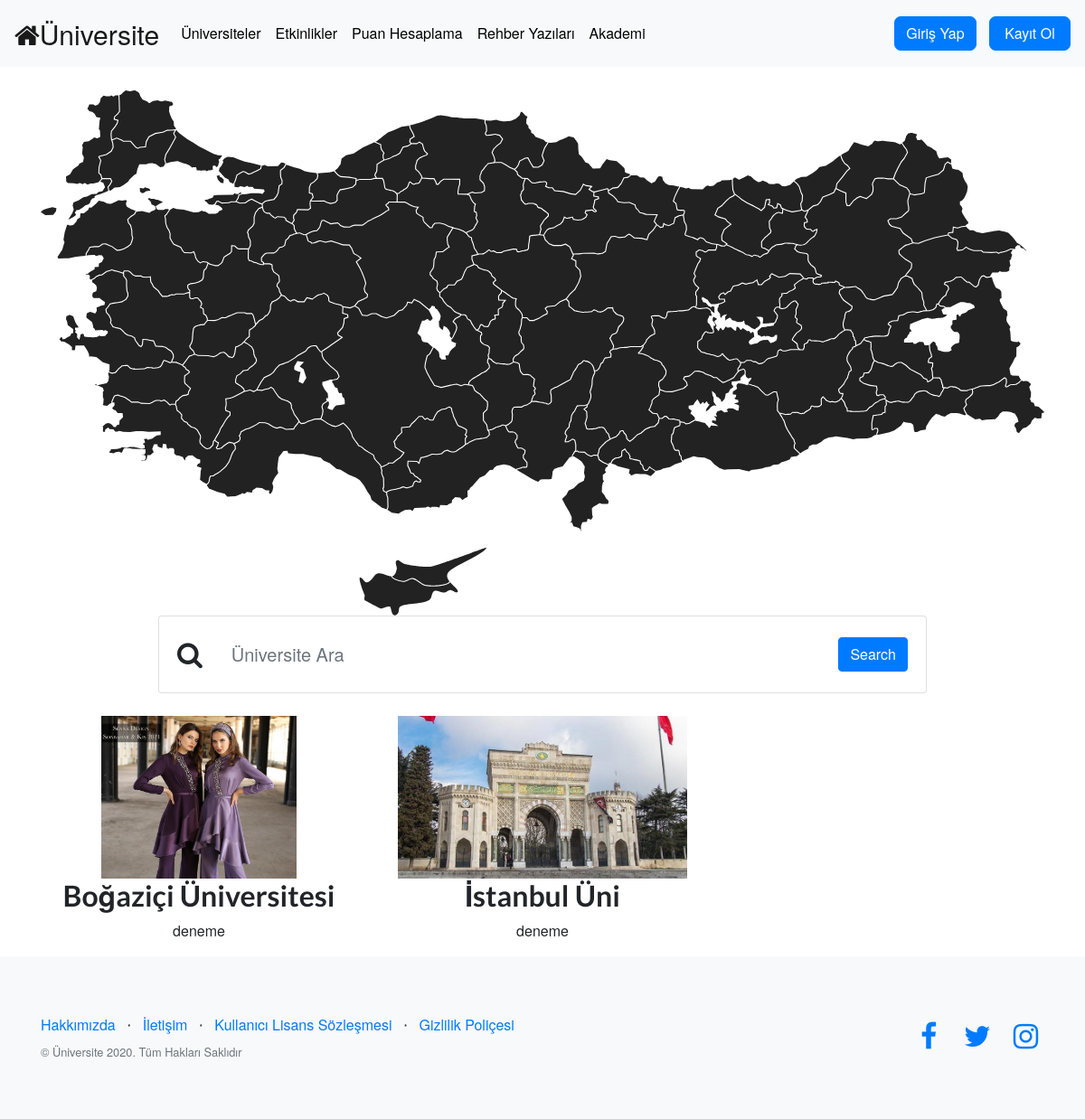
Before: /universities/ with the older database file.
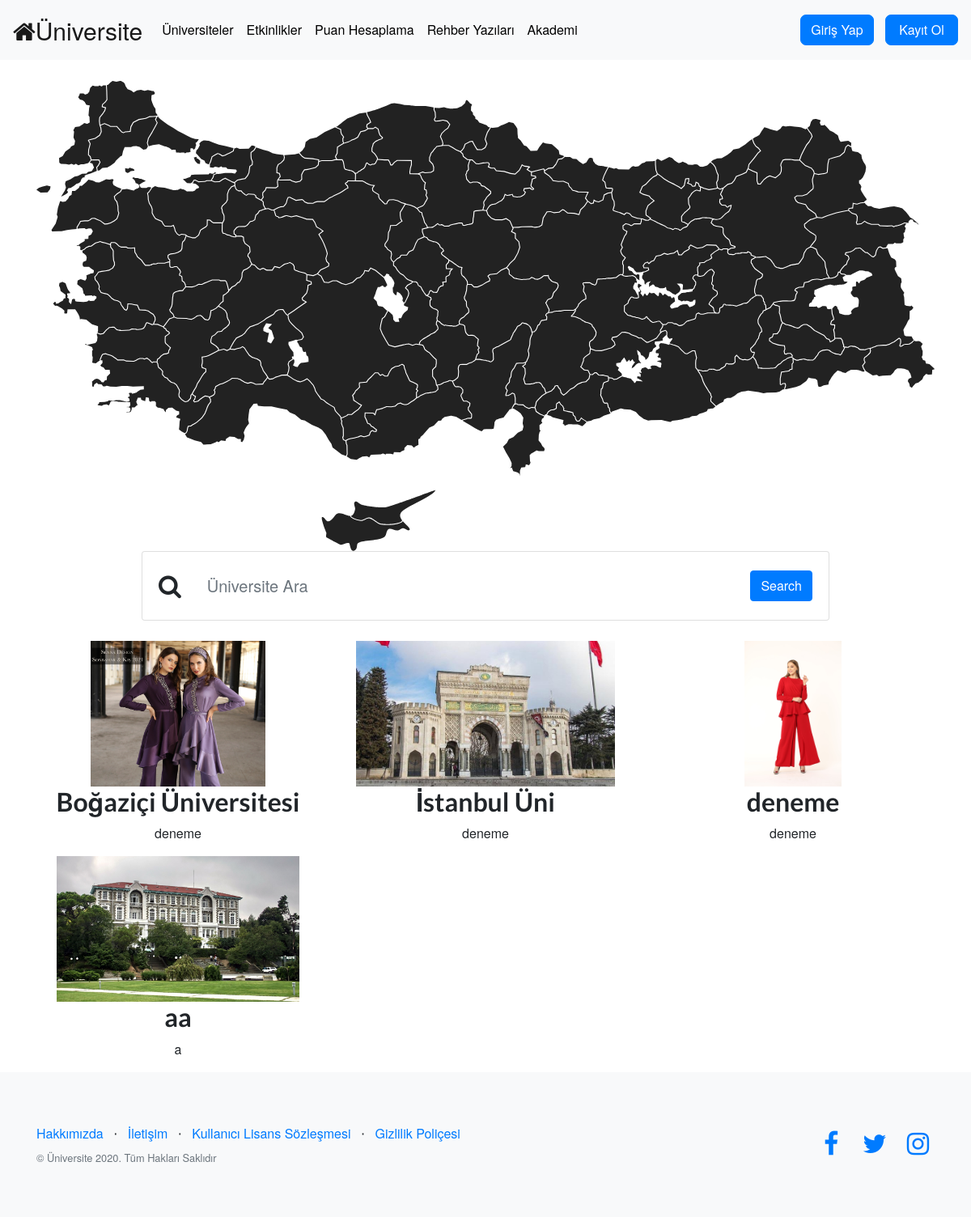
After: the same page with the newer database file.
### Apps/universities/models.py (models this page shows, shortened)
class University(models.Model):
    def upload_to_func(self,filename):
        return "images/{}/{}".format(self.name, filename)
    name = models.CharField(max_length=200)
    info = models.CharField(max_length=200, default="")
    detailedInfo = models.TextField(max_length=3200, default="")
    country = models.CharField(max_length=200, default="")
    city = models.CharField(max_length=200, default="")
    numberOfLocalStudents = models.CharField(max_length=200, default="")
    numberOfForeignStudents = models.CharField(max_length=200, default="")
    universityType = models.CharField(max_length=200, default="")
    profile_photo = models.ImageField(null=True, blank=True, upload_to=upload_to_func, default='images/default/logo.png')
    cover_photo = models.ImageField(null=True, blank=True, upload_to=upload_to_func, default='images/default/cover.jpg')
    images = models.CharField(max_length=200, default="", blank=True, null=True)
    website_link = models.CharField(max_length=200, default="#")
    pinterest_link = models.CharField(max_length=200, default="https://tr.pinterest.com/" , blank=True, null=True)
    twitter_link = models.CharField(max_length=200, default="https://twitter.com/" , blank=True, null=True)
    instagram_link = models.CharField(max_length=200, default="https://www.instagram.com/" , blank=True, null=True)
    linkedin_link = models.CharField(max_length=200, default="https://www.linkedin.com/" , blank=True, null=True)
    facebook_link = models.CharField(max_length=200, default="https://www.facebook.com/" , blank=True, null=True)
    numberOfAcademicians= models.CharField(max_length=200, default="")
    location = models.CharField(max_length=200, default="")
    facultyList = models.ManyToManyField(Faculty, blank=True)
    priviligeList = models.ManyToManyField(Privilige, blank=True)
    campusList = models.ManyToManyField(Campus, blank=True)
    facultyList.short_description = 'faculties'
    class Meta:
        verbose_name_plural = "universities"

### Apps/universities/views.py (the view)
# urls.py: path('', views.index, name='index'),
def index(request):
    universities = University.objects.all()
    return render(request, 'universities/index.html', {'universities': universities})

### Apps/universities/templates/universities/index.html (shortened to what this page needs)
{% extends "users/base.html" %}
{% load static %}
{% static "" as baseUrl %}
{% block content %}
    <div class="container" style="margin-top: 100px;" >
        <div>
            <div class="svg-turkiye-haritasi">
        </div>
        </div>
        <div class="row">
            <div class="col">
                <div class="card ml-auto mr-auto" style="max-width:850px;">
                    <div class="card-body">
                        <form class="d-flex align-items-center"  action="{% url 'universities:searchUniversity' %}" method="POST">
                            <i class="fa fa-search" style="font-size: 30px; margin-right: 20px;"></i>
                            <input type="search" class="form-control flex-shrink-1 form-control-borderless" required placeholder="Üniversite Ara" name="searchText" />
                            <button class="btn btn-primary" type="submit">Search</button>
                        </form>
                    </div>
                </div>
            </div>
        </div>
        <div class="row" style="margin-top: 25px;">
            {% for university in universities %}
                <div class="col-4">
                    <a class="specialA d-flex flex-column justify-content-xl-center align-items-xl-center" href="{% url 'universities:detail' university.id %}">
                        <img class="img-fluid imgFieldCustom" data-aos="fade-up" src="{{university.cover_photo.url}}">
                        <h2 class="text-overflow headerClass">{{university.name}}</h1>
                        <p class="text-overflow">{{university.info}}</p>
                    </a>
                </div>
            {% endfor %}
        </div>
    </div>
{% endblock content %}

### Apps/users/templates/users/base.html (shortened to what this page needs)
<!DOCTYPE html>
<html>
<head>
    {% load static %}
    <link rel="stylesheet" href="{% static 'assets/bootstrap/css/bootstrap.min.css' %}">
    <link rel="stylesheet" href="https://cdn.jsdelivr.net/npm/bootstrap@4.5.3/dist/css/bootstrap.min.css">
    <link rel="stylesheet" href="{% static 'assets/fonts/font-awesome.min.css'%}">
    <link rel="stylesheet" href="{% static 'assets/fonts/simple-line-icons.min.css'%}">
    <link rel="stylesheet" href="https://cdnjs.cloudflare.com/ajax/libs/animate.css/3.5.2/animate.min.css">
    <link rel="stylesheet" href="https://cdnjs.cloudflare.com/ajax/libs/aos/2.2.0/aos.css">
    <link rel="stylesheet" href="{% static 'assets/css/style.css'%}">
    <link rel="stylesheet" href="{% static 'assets/css/Bootstrap-Calendar.css'%}">
</head>
<body style="min-height: 300px;">
    <nav class="navbar navbar-light navbar-expand fixed-top bg-light navigation-clean" id="navbar">
        <div class="container-fluid"><a class="navbar-brand" data-bs-hover-animate="swing" href="{% url 'users:index' %}"><i class="fa fa-home BrandIcon"></i>Üniversite</a>
            <div class="collapse navbar-collapse" id="navcol-1">
                <ul class="nav navbar-nav">
                    <li class="nav-item"><a class="nav-link" href="{% url 'universities:index' %}" style="color: rgb(0,0,0);" data-bs-hover-animate="swing">Üniversiteler</a></li>
                    <li class="nav-item"><a class="nav-link active" href="{% url 'users:eventList' %}" style="color: rgb(0,0,0);" data-bs-hover-animate="swing">Etkinlikler</a></li>
                    <li class="nav-item"><a class="nav-link" href="{% url 'apptercih:home' %}" style="color: rgb(0,0,0);" data-bs-hover-animate="swing">Puan Hesaplama</a></li>
                    <li class="nav-item"><a class="nav-link" href="{% url 'blogs:index' %}" style="color: rgb(0,0,0);" data-bs-hover-animate="swing">Rehber Yazıları</a></li>
                    <li class="nav-item"><a class="nav-link" href="#" style="color: rgb(0,0,0);" data-bs-hover-animate="swing">Akademi</a></li>
                </ul>
                {% if not user.is_authenticated %}
                    <div class="overlay ml-auto">
                        <button class="btn btn-primary LoginBtn" type="button" data-toggle="modal" data-target="#signin" data-bs-hover-animate="pulse">Giriş Yap</button>
                        <button class="btn btn-primary RegisterBtn" type="button" data-toggle="modal" data-target="#signup" data-bs-hover-animate="pulse">Kayıt Ol</button>
                    </div>
                {% endif %}
            </div>
        </div>
    </nav>
    {% block content %}{% endblock content %}
    <footer class="footer bg-light">
        <div class="container">
            <div class="row">
                <div class="col-lg-6 my-auto h-100 text-center text-lg-left">
                    <ul class="list-inline mb-2">
                        <li class="list-inline-item"><a href="#">Hakkımızda</a></li>
                        <li class="list-inline-item"><span>⋅</span></li>
                        <li class="list-inline-item"><a href="#">İletişim</a></li>
                        <li class="list-inline-item"><span>⋅</span></li>
                        <li class="list-inline-item"><a href="{% url 'users:kullanicisozlesmesi' %}" >Kullanıcı Lisans Sözleşmesi</a></li>
                        <li class="list-inline-item"><span>⋅</span></li>
                        <li class="list-inline-item"><a href="{% url 'users:gizliliksozlesmesi' %}">Gizlilik Poliçesi</a></li>
                    </ul>
                    <p class="text-muted small mb-4 mb-lg-0">© Üniversite 2020. Tüm Hakları Saklıdır</p>
                </div>
                <div class="col-lg-6 my-auto h-100 text-center text-lg-right">
                    <ul class="list-inline mb-0">
                        <li class="list-inline-item"><a href="#"><i class="fa fa-facebook fa-2x fa-fw"></i></a></li>
                        <li class="list-inline-item"><a href="#"><i class="fa fa-twitter fa-2x fa-fw"></i></a></li>
                        <li class="list-inline-item"><a href="#"><i class="fa fa-instagram fa-2x fa-fw"></i></a></li>
                    </ul>
                </div>
            </div>
        </div>
    </footer>
</body>
</html>

### static/assets/css/style.css (style rules this page uses)
body { margin-top: 70px; }
.navbar-brand { font-size: 30px; }
.LoginBtn { min-width: 90px; margin: 10px; border-radius: 7px; }
.RegisterBtn { min-width: 90px; border-radius: 7px; }
body { font-family: Helvetica Neue,Roboto,Arial,Noto Sans,Courier,sans-serif; }
.form-control-borderless { border: none; font-size: 80px; }

### Apps/universities/templates/universities/index.html (style rules this page uses)
.form-control-borderless { border: none; font-size: 20px; }
.text-overflow { white-space: nowrap; overflow: hidden; text-overflow: ellipsis; }
.headerClass { font-weight: 700; }
.specialA { text-decoration: none; color: inherit; }
.svg-turkiye-haritasi { max-width: 1140px; margin: 0 auto; text-align: center; }
.svg-turkiye-haritasi svg { width: 100%; height: auto; }
.imgFieldCustom { max-height: 180px; }

Changed rows visible on the page:
added University: cover_photo (picture), name "deneme", info "deneme"
added University: cover_photo (picture), name "aa", info "a"
